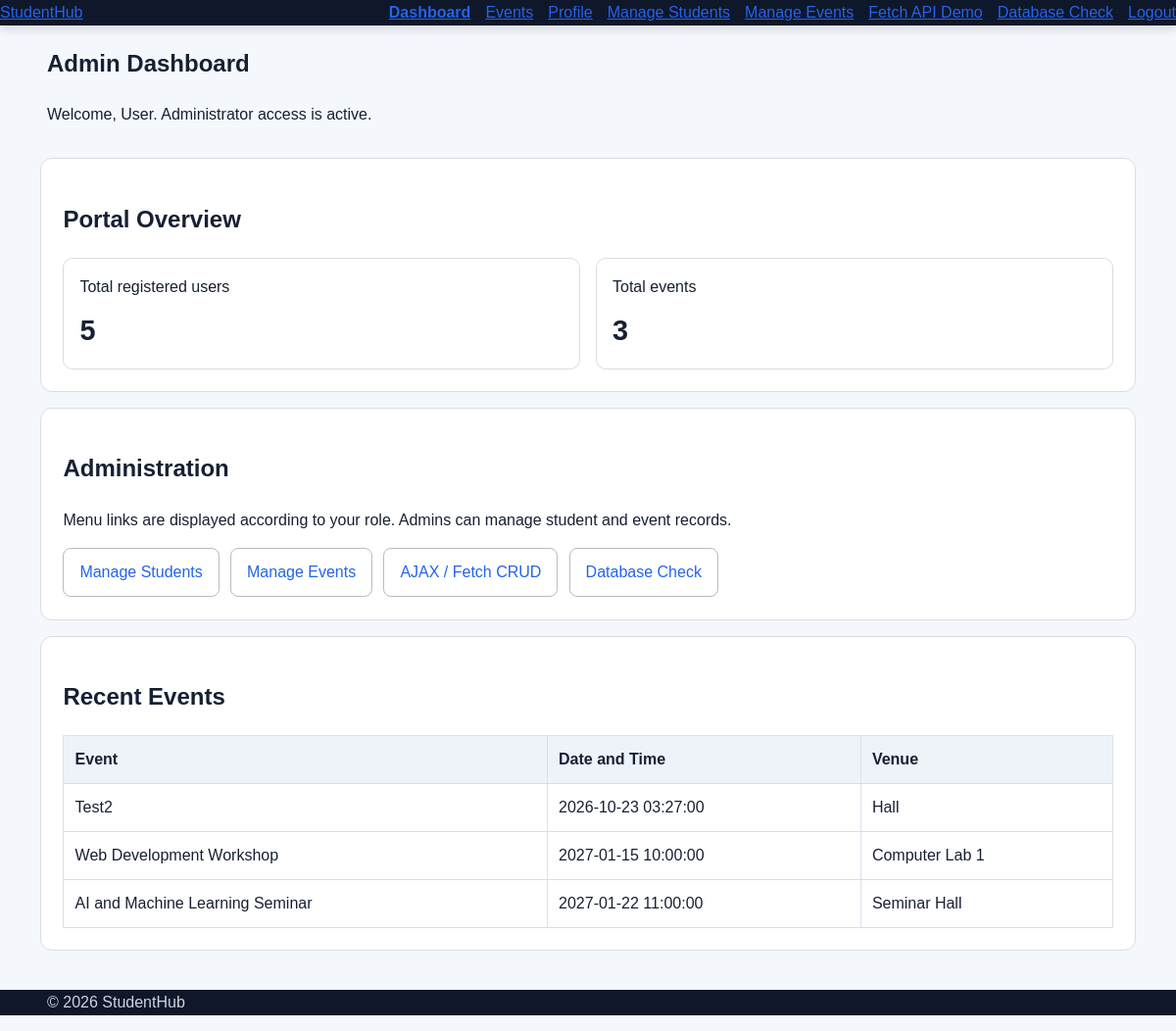
/StudentHub-14/dashboard.php (signed in), run on an earlier commit of the app's database.
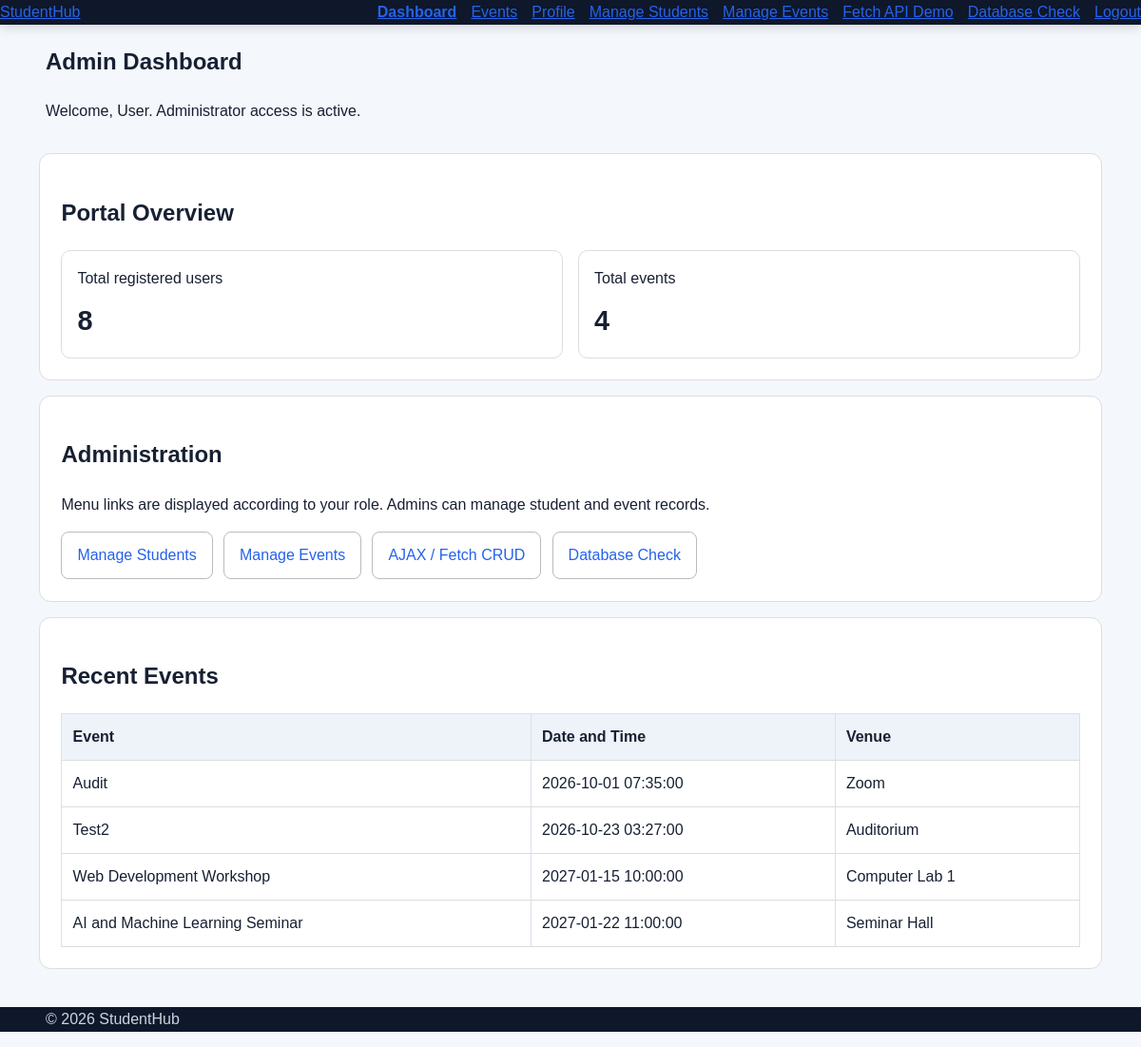
And on a later commit of the database.
### tables this page shows
CREATE TABLE `events` (
  `event_id` int(10) UNSIGNED NOT NULL,
  `title` varchar(150) NOT NULL,
  `description` text DEFAULT NULL,
  `event_date` datetime NOT NULL,
  `venue` varchar(150) NOT NULL,
  `capacity` int(10) UNSIGNED DEFAULT NULL,
  `created_at` timestamp NOT NULL DEFAULT current_timestamp(),
  `poster_path` varchar(255) DEFAULT NULL
);

### StudentHub-14/dashboard.php (the view, shortened to what this page needs)
<?php
require_once __DIR__ . '/config/auth.php';
require_once __DIR__ . '/includes/dynamic_menu.php';
function e_dashboard(string $v): string { return htmlspecialchars($v, ENT_QUOTES, 'UTF-8'); }
$isAdmin = $role === 'admin';
$name = (string)($_SESSION['full_name'] ?? $_SESSION['name'] ?? 'User');
$studentCount = 0;
$eventCount = 0;
$upcomingEvents = [];
try {
    if ($isAdmin) {
        $studentCount = (int)$pdo->query('SELECT COUNT(*) FROM students')->fetchColumn();
        $eventCount = (int)$pdo->query('SELECT COUNT(*) FROM events')->fetchColumn();
        $upcomingEvents = $pdo->query('SELECT event_id,title,event_date,venue FROM events ORDER BY event_date ASC LIMIT 5')->fetchAll();
    }
} catch (PDOException $e) {
    error_log('StudentHub Practical 14 dashboard: ' . $e->getMessage());
    $dashboardError = 'Some dashboard information could not be loaded. Check your database connection.';
}
?>
<!doctype html>
<html lang="en">
<head>
<link rel="stylesheet" href="css/style.css">
</head>
<body>
<header class="site-header"><div class="container nav-container">
<a href="index.html" class="logo">Student<span>Hub</span></a>
<?php studenthub_render_menu('dashboard'); ?>
</div></header>
<main>
<section class="page-header"><div class="container">
<h1><?= $isAdmin ? 'Admin Dashboard' : 'Student Dashboard' ?></h1>
<p>Welcome, <?= e_dashboard($name) ?>. <?= $isAdmin ? 'Administrator access is active.' : 'Your student portal is ready.' ?></p>
</div></section>
<div class="dash-wrap">
<?php if ($isAdmin): ?>
<section class="dash-card"><h2>Portal Overview</h2>
<div class="dash-grid">
<div class="stat">Total registered users<strong><?= $studentCount ?></strong></div>
<div class="stat">Total events<strong><?= $eventCount ?></strong></div>
</div></section>
<section class="dash-card"><h2>Administration</h2><p>Menu links are displayed according to your role. Admins can manage student and event records.</p>
<div class="quick-links">
<a href="admin/students.php">Manage Students</a><a href="admin/events.php">Manage Events</a><a href="api-demo.php">AJAX / Fetch CRUD</a><a href="db-check.php">Database Check</a>
</div></section>
<?php endif; ?>
<section class="dash-card"><h2><?= $isAdmin ? 'Recent Events' : 'Upcoming Events' ?></h2>
<?php if (!$upcomingEvents): ?><p>No events available.</p><?php else: ?>
<div class="table-wrap"><table><thead><tr><th>Event</th><th>Date and Time</th><th>Venue</th></tr></thead><tbody>
<?php foreach ($upcomingEvents as $event): ?><tr><td><?= e_dashboard((string)$event['title']) ?></td><td><?= e_dashboard((string)$event['event_date']) ?></td><td><?= e_dashboard((string)$event['venue']) ?></td></tr><?php endforeach; ?>
</tbody></table></div><?php endif; ?>
</section>
</div>
</main>
<footer class="site-footer"><div class="container"><p>&copy; <?= date('Y') ?> StudentHub</p></div></footer>
</body></html>

### StudentHub-14/includes/dynamic_menu.php (shortened to what this page needs)
<?php
function studenthub_render_menu(string $active = ''): void
{
    $role = (string)($_SESSION['role'] ?? 'student');
    $isAdmin = ($role === 'admin');
    $items = [
        ['label' => 'Dashboard', 'href' => $isAdmin ? 'admin-dashboard.php' : 'student-dashboard.php', 'key' => 'dashboard'],
        ['label' => 'Events', 'href' => 'admin/events.php', 'key' => 'events'],
        ['label' => 'Profile', 'href' => 'profile.php', 'key' => 'profile'],
    ];
    if ($isAdmin) {
        $items[] = ['label' => 'Manage Students', 'href' => 'admin/students.php', 'key' => 'students'];
        $items[] = ['label' => 'Manage Events', 'href' => 'admin/events.php', 'key' => 'manage-events'];
        $items[] = ['label' => 'Fetch API Demo', 'href' => 'api-demo.php', 'key' => 'api'];
        $items[] = ['label' => 'Database Check', 'href' => 'db-check.php', 'key' => 'database'];
    }
    echo '<nav class="main-nav" aria-label="Main navigation">';
    foreach ($items as $item) {
        $href = htmlspecialchars($item['href'], ENT_QUOTES, 'UTF-8');
        $label = htmlspecialchars($item['label'], ENT_QUOTES, 'UTF-8');
        $current = $active === $item['key'] ? ' aria-current="page"' : '';
        echo '<a href="' . $href . '"' . $current . '>' . $label . '</a>';
    }
    echo '<a href="logout.php">Logout</a>';
    echo '</nav>';
}

What changed in the data, as far as the page shows it:
added events: title "Audit", event_date "2026-10-01 07:35:00", venue "Zoom"
changed events "Test2": venue "Hall" → "Auditorium"
Also different on the page:
$studentCount: "5" → "8"
$eventCount: "3" → "4"
